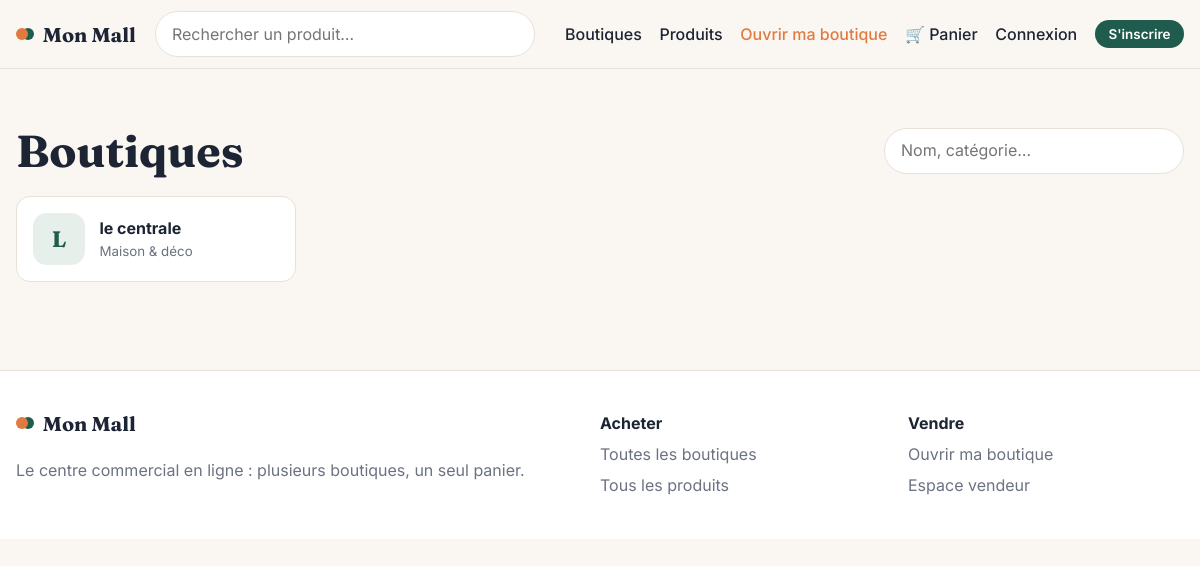
Screenshot of /boutiques with the database file from the repository.
### tables this page shows
CREATE TABLE boutiques (
    id          INTEGER PRIMARY KEY AUTOINCREMENT,
    owner_id    INTEGER NOT NULL UNIQUE REFERENCES users(id) ON DELETE CASCADE,
    nom         TEXT NOT NULL,
    description TEXT,
    categorie   TEXT,
    telephone   TEXT,
    adresse     TEXT,
    logo        TEXT,
    statut      TEXT NOT NULL DEFAULT 'en_attente'
                CHECK (statut IN ('en_attente', 'approuvee', 'refusee', 'suspendue')),
    created_at  TEXT NOT NULL DEFAULT (datetime('now', 'localtime'))
);

### app/main.py (the view)
@main_bp.route("/boutiques")
def boutiques():
    q = request.args.get("q", "").strip()
    sql = "SELECT * FROM boutiques WHERE statut = 'approuvee'"
    args = ()
    if q:
        sql += " AND (nom LIKE ? OR categorie LIKE ? OR description LIKE ?)"
        args = (f"%{q}%",) * 3
    return render_template("boutiques.html", boutiques=query(sql + " ORDER BY nom", args), q=q)

### app/auth.py (called while the page is built)
def load_user():
    g.user = None
    uid = session.get("user_id")
    if uid:
        user = query("SELECT * FROM users WHERE id = ?", (uid,), one=True)
        if user and user["actif"]:
            g.user = user
        else:
            session.pop("user_id", None)

### app/db.py (called while the page is built)
def get_db():
    if "db" not in g:
        g.db = sqlite3.connect(current_app.config["DATABASE"])
        g.db.row_factory = sqlite3.Row
        g.db.execute("PRAGMA foreign_keys = ON")
    return g.db

def query(sql, args=(), one=False):
    rows = get_db().execute(sql, args).fetchall()
    return (rows[0] if rows else None) if one else rows

### app/templates/boutiques.html (shortened to what this page needs)
{% extends "base.html" %}
{% from "_cartes.html" import carte_boutique, vide %}
{% block content %}
<section class="section">
  <div class="container">
    <div class="section-head">
      <h1>Boutiques</h1>
      <form class="search search-inline">
        <input name="q" value="{{ q }}" placeholder="Nom, catégorie…">
      </form>
    </div>
    {% if boutiques %}
      <div class="shops">{% for b in boutiques %}{{ carte_boutique(b) }}{% endfor %}</div>
    {% elif q %}
      {{ vide("Aucun résultat", "Aucune boutique ne correspond à « " ~ q ~ " ».") }}
    {% else %}
      {{ vide("Aucune boutique pour le moment", "Soyez le premier à ouvrir la vôtre !",
              url_for('auth.ouvrir_boutique'), "Ouvrir ma boutique") }}
    {% endif %}
  </div>
</section>
{% endblock %}

### app/templates/_cartes.html (shortened to what this page needs)
{% macro carte_boutique(b) %}
<a class="shop" href="{{ url_for('main.boutique', boutique_id=b.id) }}">
  <span class="shop-logo">
    {% if b.logo %}<img src="{{ url_for('static', filename='uploads/' ~ b.logo) }}" alt="">{% else %}{{ b.nom[:1] | upper }}{% endif %}
  </span>
  <span class="shop-info">
    <strong>{{ b.nom }}</strong>
    <small class="muted">{{ b.categorie or 'Boutique' }}</small>
  </span>
</a>
{% endmacro %}

### app/static/css/style.css (style rules this page uses)
:root { --bg: #faf7f2; --surface: #ffffff; --ink: #1d2433; --muted: #6b7280; --line: #e7e1d7; --primary: #1f5c4d; --primary-soft: #e6efe9; --accent: #e07a3f; --accent-soft: #fdeee4; --danger: #b42318; --warn-bg: #fff6dd; --warn-ink: #7a5300; --radius: 14px; --shadow: 0 1px 2px rgba(29,36,51,.05), 0 8px 24px rgba(29,36,51,.06); --serif: "Fraunces", Georgia, serif; --sans: "Inter", system-ui, -apple-system, "Segoe UI", sans-serif; }
* { box-sizing: border-box; }
html, body { margin: 0; }
body { font-family: var(--sans); background: var(--bg); color: var(--ink); line-height: 1.55; }
a { color: var(--primary); }
h1, h2, h3 { font-family: var(--serif); line-height: 1.15; margin: 0 0 .5em; }
h1 { font-size: clamp(1.9rem, 4vw, 2.8rem); }
.container { width: min(1180px, 100% - 32px); margin-inline: auto; }
.muted { color: var(--muted); }
.search { flex: 1; max-width: 380px; }
.search input { width: 100%; padding: .6rem 1rem; border: 1.5px solid var(--line); border-radius: 999px; font: inherit; background: #fff; }
.search-inline { max-width: 300px; }
.section { padding: clamp(2rem, 5vw, 3.5rem) 0; }
.section-head { display: flex; justify-content: space-between; align-items: center; gap: 1rem; flex-wrap: wrap; margin-bottom: 1.2rem; }
.section-head h1, .section-head h2 { margin: 0; }
.shops { display: grid; grid-template-columns: repeat(auto-fill, minmax(240px, 1fr)); gap: 1rem; }
.shop { display: flex; align-items: center; gap: .9rem; background: var(--surface); border: 1px solid var(--line); border-radius: var(--radius); padding: 1rem; text-decoration: none; color: var(--ink); transition: box-shadow .15s, transform .15s; }
.shop-info { display: grid; min-width: 0; }
.shop-info strong { overflow: hidden; text-overflow: ellipsis; white-space: nowrap; }
.shop-logo { flex: none; width: 52px; height: 52px; border-radius: 14px; background: var(--primary-soft); color: var(--primary); display: grid; place-items: center; font: 700 1.4rem var(--serif); overflow: hidden; }

### rows the page displays
boutiques: nom "L", nom "le centrale", categorie "Maison & déco"

### other values shown
{{ site_name }} "Mon Mall"
